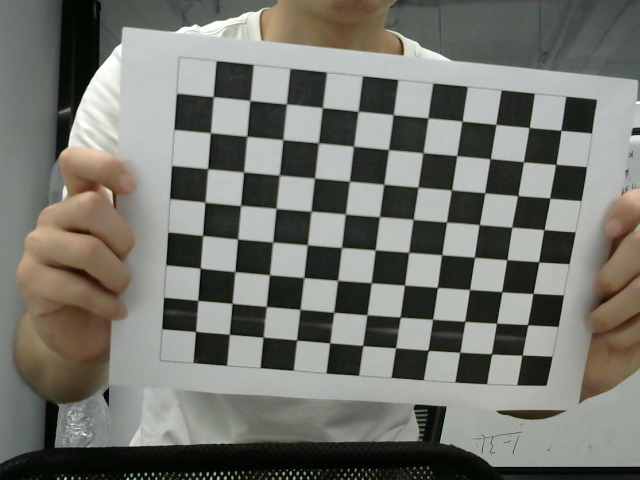
#> input picture image/distortion_img/distortion_3.png, 640 x 480 px
$ python Test_distortion.py
#> lines starting #> are read from the running program, lines starting #| are printed output that depends on the picture; after the words box and inside, x2 and y2 are one past the last pixel; in counts of white or black regions, pixels touching at a corner belong together; long printed decimals are rounded
### core/Distortion.py
import os
import numpy as np
import cv2
import glob


class Distortion(object):
    """该类用于相机标定，图像去畸变

    """
    inter_corner_shape = None  # tuple width*height
    size_per_grid = None  # int 现实世界里一格多少距离(单位:米)
    mat_inter = None  # 内参数矩阵
    coff_dis = None  # 畸变系数

    @staticmethod
    def calib(img_dir, img_type):
        """不返回任何值，但是会对类变量mat_inter和coff_dis赋值

        :param img_dir: 有畸变的图像的文件路径
        :param img_type: 图像格式(.jpg/.png...)
        :return: None
        """
#> called with img_dir = '../image/distortion_img', img_type = 'png'
        # criteria: only for subpix calibration, which is not used here.
        criteria = (cv2.TERM_CRITERIA_EPS + cv2.TERM_CRITERIA_MAX_ITER, 30, 0.001)
        w, h = Distortion.inter_corner_shape
        # cp_int: corner point in int form, save the coordinate of corner points in world space in 'int' form
        # like (0,0,0), (1,0,0), (2,0,0) ....,(10,7,0).
        cp_int = np.zeros((w * h, 3), np.float32)
        cp_int[:, :2] = np.mgrid[0:w, 0:h].T.reshape(-1, 2)
        # cp_world: corner point in world space, save the coordinate of corner points in world space.
        cp_world = cp_int * Distortion.size_per_grid

        obj_points = []  # the points in world space
        img_points = []  # the points in image space (relevant to obj_points)
        images = glob.glob(img_dir + os.sep + '**.' + img_type)
        for fname in images:
            img = cv2.imread(fname)
#> img is the input picture: shape (480, 640, 3); mean B, G, R 110.4, 117.6, 116.6
            gray_img = cv2.cvtColor(img, cv2.COLOR_BGR2GRAY)
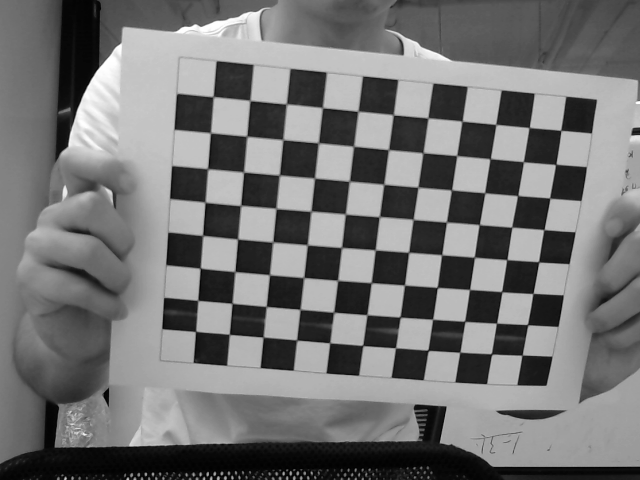
#> gray_img: shape (480, 640); min 0, max 255, mean 116.4
            # find the corners, cp_img: corner points in pixel space.
            ret, cp_img = cv2.findChessboardCorners(gray_img, (w, h), None)
#> ret = True; cp_img = 88 rows, first 8: [521.9, 355.3], [491.5, 353.9], [459.8, 352.2], [428.1, 350.3], [395.5, 347.7], [362.7, 345.3], [329.6, 342.8], [296.7, 339.9]
            # if ret is True, save.
            if ret:
                cv2.cornerSubPix(gray_img, cp_img, (11, 11), (-1, -1), criteria)
                obj_points.append(cp_world)
                img_points.append(cp_img)
                # view the corners
                cv2.drawChessboardCorners(img, (w, h), cp_img, ret)
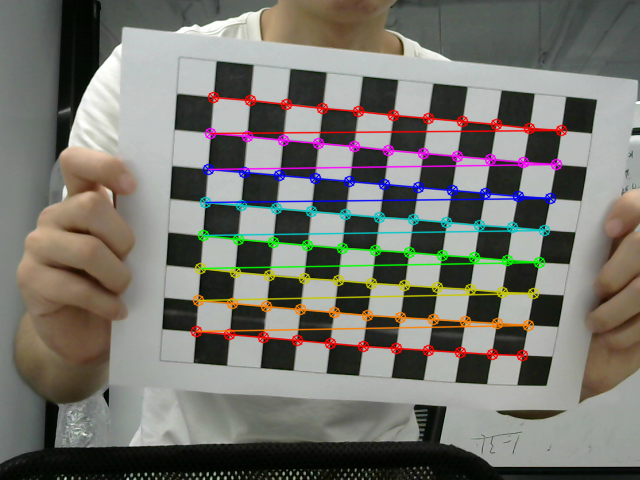
#> img: shape (480, 640, 3); 7.05% of pixels changed, all inside (x1, y1, x2, y2) = (190, 91, 568, 362)
                cv2.imshow('FoundCorners', img)
                cv2.waitKey(500)
#> pass 2 of the loop in calib, `for fname in images:`:
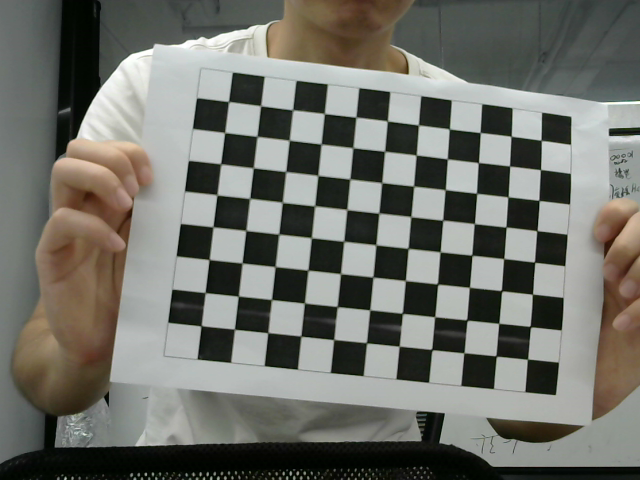
#> input picture image/distortion_img/distortion_4.png, 640 x 480 px
#> in calib, img is the input picture: shape (480, 640, 3); mean B, G, R 106.2, 113, 112.2
#> cp_img = 88 rows, first 8: [527.5, 359.2], [496.2, 356], [463.8, 352.7], [431.7, 349.4], [399.1, 346.2], [366.4, 342.8], [333.6, 339.5], [300.8, 336]
#> in calib, `cv2.drawChessboardCorners(img, (w, h), cp_img, ret)`:
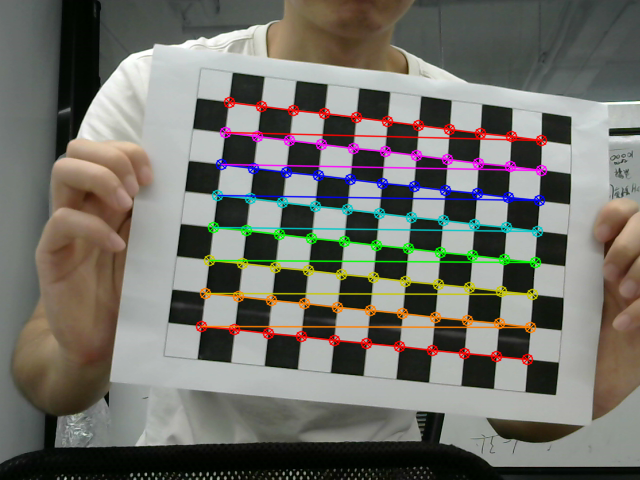
#> img: shape (480, 640, 3); 6.82% of pixels changed, all inside (x1, y1, x2, y2) = (195, 96, 548, 366)
#> pass 3 of the loop in calib, `for fname in images:`:
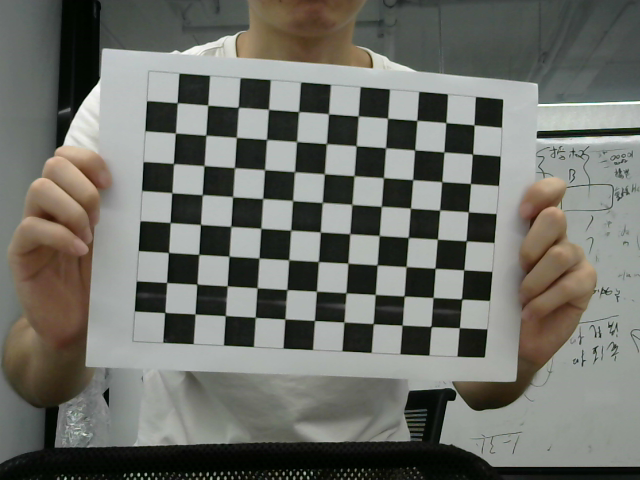
#> input picture image/distortion_img/distortion_5.png, 640 x 480 px
#> in calib, img is the input picture: shape (480, 640, 3); mean B, G, R 105.1, 111.6, 110.3
#> cp_img = 88 rows, first 8: [459.3, 327.7], [431, 326.4], [402, 325.1], [373.2, 323.6], [343.9, 322], [314.4, 320.5], [284.8, 319], [255.3, 317.2]
#> in calib, `cv2.drawChessboardCorners(img, (w, h), cp_img, ret)`:
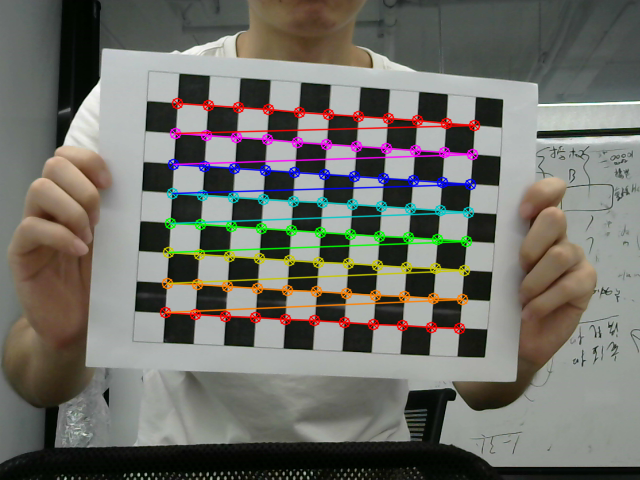
#> img: shape (480, 640, 3); 6.43% of pixels changed, all inside (x1, y1, x2, y2) = (159, 97, 481, 335)
        cv2.destroyAllWindows()
        # calibrate the camera
        ret, mat_inter, coff_dis, v_rot, v_trans = cv2.calibrateCamera(obj_points, img_points, gray_img.shape[::-1],
                                                                       None, None)
#> ret = 0.494; mat_inter = [[841.5, 0, 294.4], [0, 834, 211.3], [0, 0, 1]]; coff_dis = [[-0.00247, -0.297, -0.00627, -0.0105, -2.35]]; v_rot = ([0.0996, 0.348, -3.03], [0.0552, -0.273, -3.02], [0.0866, 0.0357, -3.08]); v_trans = ([0.141, 0.0895, 0.51], [0.143, 0.091, 0.505], [0.113, 0.0805, 0.571])
        print(("ret:"), ret)
#| ret: 0.4942
        print(("internal matrix:\n"), mat_inter)  # 内参数矩阵
#| internal matrix:
#|  [[841.474   0.         294.388]
#|  [  0.         833.974 211.253]
#|  [  0.           0.           1.        ]]
        # in the form of (k_1,k_2,p_1,p_2,k_3)
        print(("distortion cofficients:\n"), coff_dis)  # 畸变系数
#| distortion cofficients:
#|  [[-0.002471 -0.2975 -0.00627 -0.01049 -2.354]]
        print(("rotation vectors:\n"), v_rot)  # 旋转向量
#| rotation vectors:
#|  (array([[ 0.09956],
#|        [ 0.3478],
#|        [-3.027]]), array([[ 0.05522],
#|        [-0.2735],
#|        [-3.018]]), array([[ 0.08664],
#|        [ 0.03565 ],
#|        [-3.075]]))
        print(("translation vectors:\n"), v_trans)  # 平移向量
#| translation vectors:
#|  (array([[0.1405 ],
#|        [0.0895],
#|        [0.5101]]), array([[0.143 ],
#|        [0.09099],
#|        [0.5052]]), array([[0.1132],
#|        [0.08053],
#|        [0.5708]]))
        # calculate the error of reproject
        total_error = 0
        for i in range(len(obj_points)):
            img_points_repro, _ = cv2.projectPoints(obj_points[i], v_rot[i], v_trans[i], mat_inter, coff_dis)
            error = cv2.norm(img_points[i], img_points_repro, cv2.NORM_L2) / len(img_points_repro)
            total_error += error
#> this loop made 3 passes
#> (error, total_error) on passes 1 to 3: (0.0704, 0.0704), (0.0469, 0.117), (0.0343, 0.152)
#> after the loop, total_error = 0.152
        print(("Average Error of Reproject: "), total_error / len(obj_points))
#| Average Error of Reproject:  0.05052
        Distortion.mat_inter = mat_inter
        Distortion.coff_dis = coff_dis

    @staticmethod
    def dedistortion_validate(img_dir, img_type, save_dir):
        """对有畸变的图像进行去畸变，并进行存储

        :param img_dir: 图像来源的文件路径
        :param img_type: 图像格式(.jpg/.png...)
        :param save_dir: 图像保存的文件路径
        :return: None
        """
#> called with img_dir = '../image/distortion_img', img_type = 'png', save_dir = '../image/dedistortion_img'
        if Distortion.mat_inter is None or Distortion.coff_dis is None:
            return None
        w, h = Distortion.inter_corner_shape
        images = glob.glob(img_dir + os.sep + '**.' + img_type)
        for fname in images:
            img_name = fname.split(os.sep)[-1]
            img = cv2.imread(fname)
            newcameramtx, roi = cv2.getOptimalNewCameraMatrix(Distortion.mat_inter, Distortion.coff_dis, (w, h), 0, (w, h))  # 自由比例参数
            dst = cv2.undistort(img, Distortion.mat_inter, Distortion.coff_dis, None, newcameramtx)
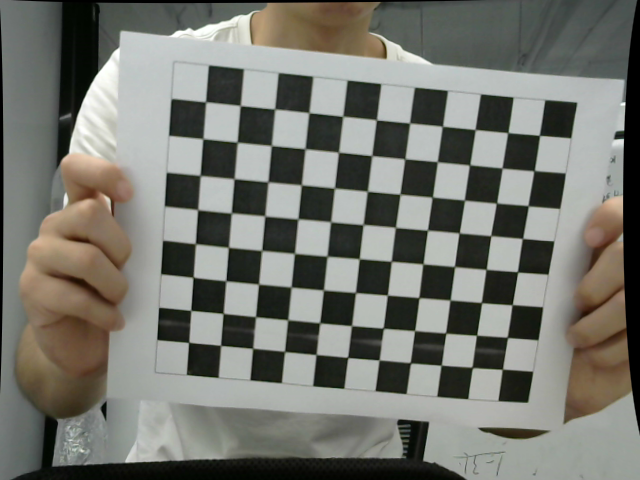
#> dst: shape (480, 640, 3); mean B, G, R 110.9, 118, 117.2
            cv2.imwrite(save_dir + os.sep + img_name, dst)
#> pass 2 of the loop in dedistortion_validate, `for fname in images:`:
#> in dedistortion_validate, `dst = cv2.undistort(img, Distortion.mat_inter, Distortion.coff_dis, No..`:
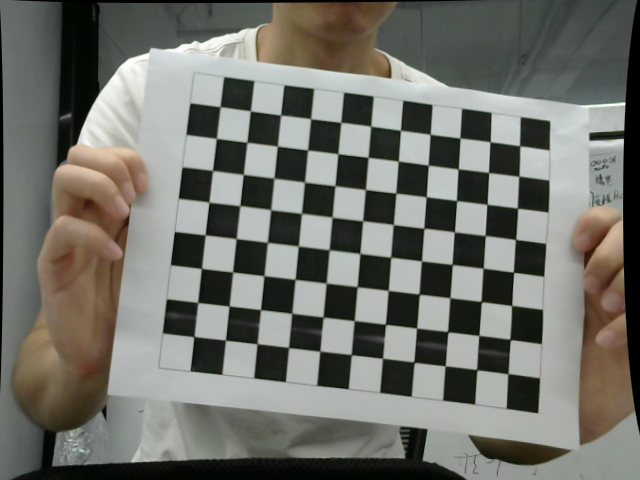
#> dst: shape (480, 640, 3); mean B, G, R 106.6, 113.4, 112.8
#> pass 3 of the loop in dedistortion_validate, `for fname in images:`:
#> in dedistortion_validate, `dst = cv2.undistort(img, Distortion.mat_inter, Distortion.coff_dis, No..`:
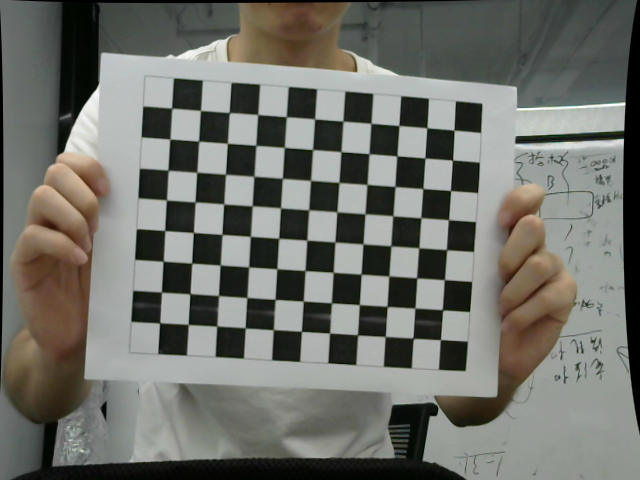
#> dst: shape (480, 640, 3); mean B, G, R 106, 112.4, 111.2
        print('Dedistorted images have been saved to: %s successfully.' % save_dir)

    @staticmethod
    def dedistortion(img):
        """图像去畸变

        :param img: 传入的单帧有畸变图像
        :return: 无畸变的图像
        """
        w, h = Distortion.inter_corner_shape
        if Distortion.mat_inter is None or Distortion.coff_dis is None:
            return None
        newcameramtx, roi = cv2.getOptimalNewCameraMatrix(Distortion.mat_inter, Distortion.coff_dis, (w, h), 0, (w, h))  # 自由比例参数
        dst = cv2.undistort(img, Distortion.mat_inter, Distortion.coff_dis, None, newcameramtx)
        return dst

### tests/Test_distortion.py
import matplotlib as mpl
from mpl_toolkits.mplot3d import Axes3D
import numpy as np
import matplotlib.pyplot as plt
import cv2

from core.Config import Config
from core.Distortion import Distortion

Distortion.inter_corner_shape = (11, 8)
Distortion.size_per_grid = 0.02
Distortion.calib('../image/distortion_img', 'png')
Distortion.dedistortion_validate('../image/distortion_img', 'png', '../image/dedistortion_img')
video = cv2.VideoCapture(Config.TYPE_CAMERA)
while True:
    _, img = video.read()
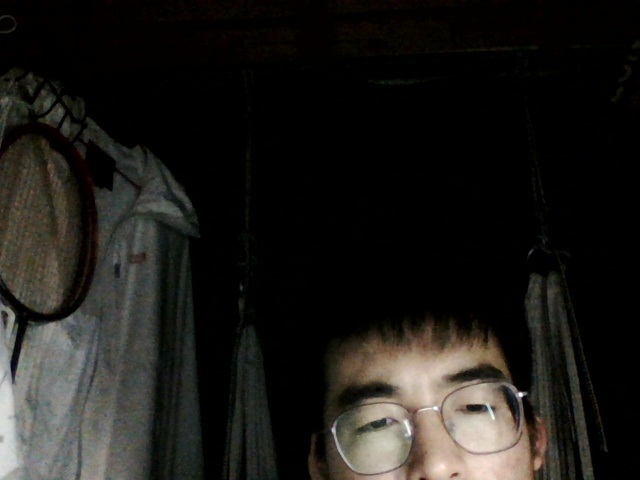
#> input picture temp/frame.jpg, 640 x 480 px, given in place of the camera
#> img is the input picture: shape (480, 640, 3); mean B, G, R 25.2, 28.5, 29.9
    deimg = Distortion.dedistortion(img)
#> in dedistortion, `dst = cv2.undistort(img, Distortion.mat_inter, Distortion.coff_dis, No..`:
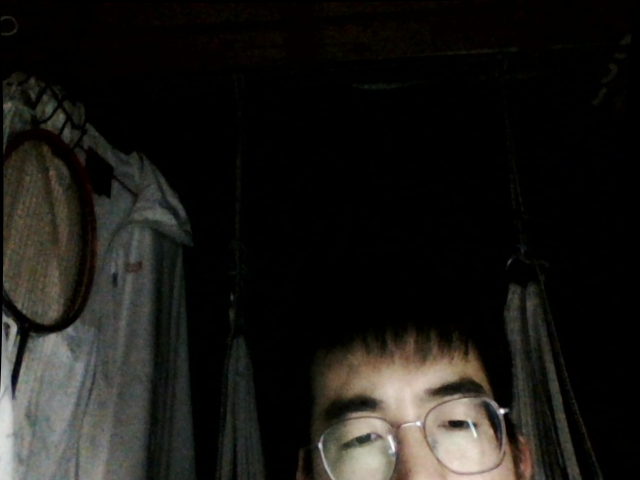
#> dst: shape (480, 640, 3); mean B, G, R 22.4, 25.5, 26.6
    cv2.imshow('img', img)
    cv2.imshow('deimg', deimg)
    cv2.waitKey(1)
